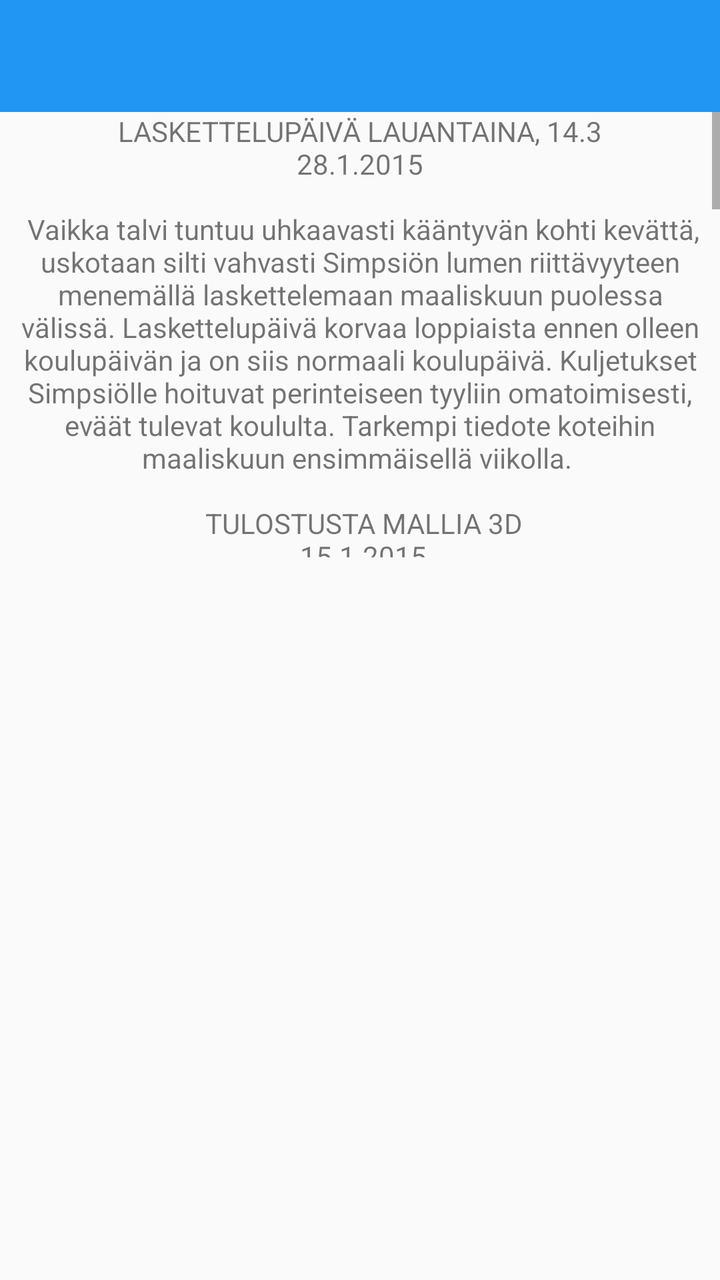
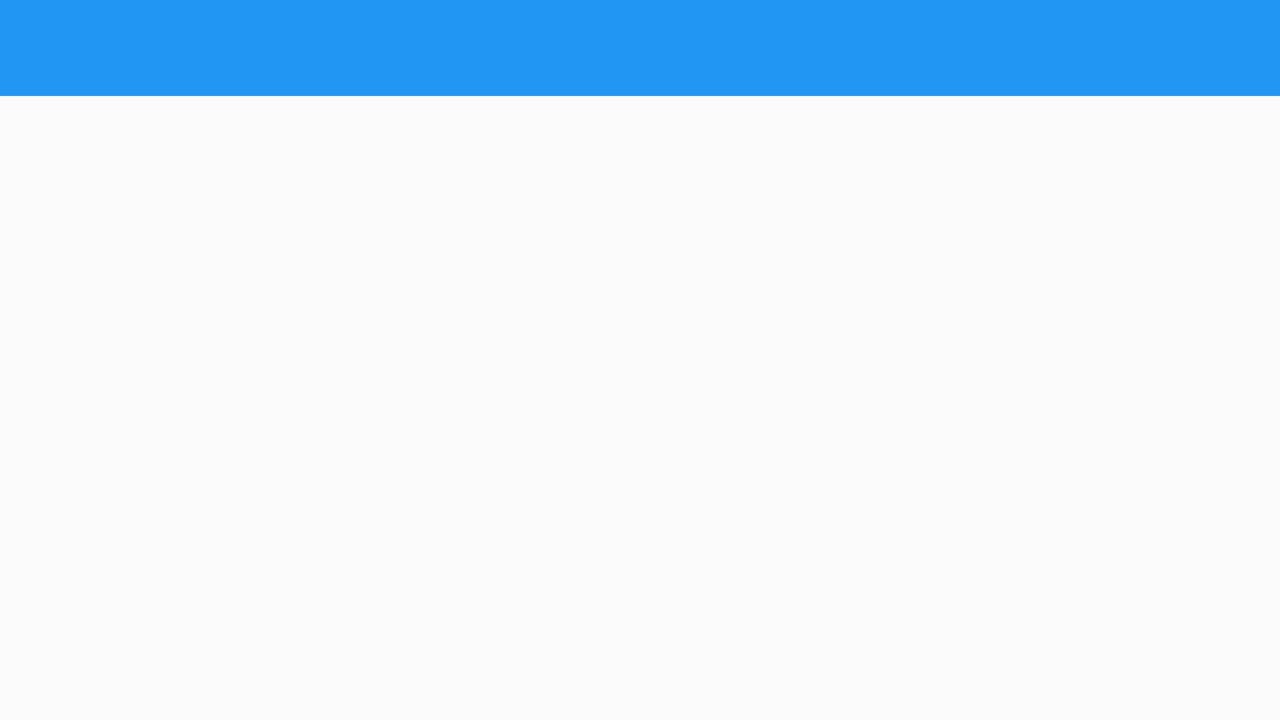

Compare how this app lays out the same screen by default and in its alternative resource folder. The renders come first, then the two layout files and the values they reference.
<!-- AndroidManifest.xml: application theme AppTheme -->
<!-- res/layout/activity_valikko.xml -->
<LinearLayout xmlns:android="http://schemas.android.com/apk/res/android"
    xmlns:tools="http://schemas.android.com/tools"
    android:layout_width="match_parent"
    android:layout_height="match_parent"
    android:orientation="vertical"
    android:weightSum="10"
    tools:context=".Valikko">

    <include
        layout="@layout/custom_toolbar"
        android:id="@+id/customToolbar"/>

    <ScrollView
        android:id="@+id/scrollView"
        android:layout_width="match_parent"
        android:layout_height="match_parent"
        android:layout_weight="6">

        <RelativeLayout
            android:layout_width="match_parent"
            android:layout_height="match_parent">

            <TextView
                android:id="@+id/textView"
                android:layout_width="wrap_content"
                android:layout_height="wrap_content"
                android:layout_alignParentTop="true"
                android:layout_centerHorizontal="true"
                android:gravity="center_horizontal"
                android:text="@string/etusivu_teksti"
                android:textIsSelectable="true" />

            <TextView
                android:id="@+id/textView2"
                android:layout_width="wrap_content"
                android:layout_height="wrap_content"
                android:layout_below="@+id/textView"
                android:layout_centerHorizontal="true"
                android:layout_marginTop="16dp"
                android:gravity="center_horizontal"
                android:text="@string/etusivu_teksti2"
                android:textIsSelectable="true" />

            <Button
                android:id="@+id/bonusLuukku"
                style="@style/Napit"
                android:layout_below="@+id/textView2"
                android:layout_centerHorizontal="true"
                android:gravity="center_horizontal"
                android:text="@string/bonusluukku_nappi" />

            <TextView
                android:id="@+id/textView3"
                android:layout_width="wrap_content"
                android:layout_height="wrap_content"
                android:layout_below="@+id/bonusLuukku"
                android:layout_centerHorizontal="true"
                android:layout_marginTop="16dp"
                android:gravity="center_horizontal"
                android:text="@string/etusivu_teksti3"
                android:textIsSelectable="true" />
        </RelativeLayout>
    </ScrollView>

    <android.support.v7.widget.RecyclerView
        android:layout_weight="4"
        android:id="@+id/kierrätysLista"
        android:layout_width="match_parent"
        android:layout_height="match_parent"
        android:paddingBottom="8dp"
        android:paddingTop="8dp"
        ></android.support.v7.widget.RecyclerView>

    

</LinearLayout>
<!-- res/layout/custom_toolbar.xml (included above) -->
<?xml version="1.0" encoding="utf-8"?>
<android.support.v7.widget.Toolbar xmlns:android="http://schemas.android.com/apk/res/android"
    android:layout_width="match_parent"
    android:layout_height="?attr/actionBarSize"
    android:background="@color/primaryColor">



</android.support.v7.widget.Toolbar>
<!-- resources referenced by this layout -->
<resources>
  <color name="primaryColor">#2196F3</color>
  <string name="bonusluukku_nappi">Bonusluukku</string>
  <string name="etusivu_teksti">
          LASKETTELUPÄIVÄ LAUANTAINA, 14.3\n
          28.1.2015
          \n\n
  
          Vaikka talvi tuntuu uhkaavasti kääntyvän kohti kevättä, uskotaan silti vahvasti Simpsiön lumen riittävyyteen menemällä laskettelemaan maaliskuun puolessa välissä.
          Laskettelupäivä korvaa loppiaista ennen olleen koulupäivän ja on siis normaali koulupäivä.
          Kuljetukset Simpsiölle hoituvat perinteiseen tyyliin omatoimisesti, eväät tulevat koululta. Tarkempi tiedote koteihin maaliskuun ensimmäisellä viikolla.
          \n\n
  
  
          TULOSTUSTA MALLIA 3D\n
          15.1.2015\n\n
  
          Tuskin oli kevätlukukausi päässyt pyörähtämään kunnolla käyntiin, kun 3D -tulostin sylkäisi ensimmäiset tuotoksensa maailmalle. Hienosäätöjen jälkeen päästään kohta toteuttamaan monen oppilaan omaa suunnitelmaa toimivasta pelinappulasta ja tiedä mitä muuta vielä tulostetaankaan.\n\n
  
          Kadonnut hyllynpidike on jo tehty ja hyvin toimii, tulostetut nopat pyörivät odotetusti ja suuria suunnitelmia jatkolle on olemassa. Kiitokset Chrisille jo tässä vaiheessa!
  
          \n\n</string>
  <string name="etusivu_teksti2">HYVÄÄ JOULUA!\n
          20.12.2014\n\n
  
          Työntäyteinen syksy on takana ja on aika hengähtää hetkisen. Kiitokset kaikille eri tavoin koulun toimintaan osallistuneille tahoille yhdessä ja erikseen!\n\n
  
          Joulukalenterin luukut avautuvat jouluaattoon asti ja jo nyt voitaneen sanoa uuden perinteen syntyneen. Ensi vuonna siis jatketaan joulukalenterin luukkujen availua koulun kotisivujen kautta.\n\n
  
          Ylimääräisenä bonuksena julkaistaan yksi bonusluukku jouluaattona. Linkki luukkuun löytyy alla olevasta napista.</string>
  <string name="etusivu_teksti3">JOULUJUHLASSA ENNÄTYSYLEISÖ\n
          19.12.2014\n\n
  
          Torstain joulujuhla aiheutti pienimuotoisen tungoksen koulun parkkipaikalla, kun reilu kaksisataa vierasta tuli seuraamaan oppilaiden esittämiä ohjelmia. Joulukalenterin luukulla 18 alkaneen ja volttinäytökseen päättyneen juhlan jälkeen sekä esiintyjät että yleisö vaikuttivat varsin tyytyväisiltä. Eikä syyttä.\n\n
  
          Välitodistusten jaon jälkeen keskitytään joulun viettoon ja koulutyöhön palataan loppiaisen jälkeen 7.1.2015.
  
          \n\n</string>
  <style name="Napit" parent="Theme.AppCompat">
          <item name="android:layout_width">match_parent</item>
          <item name="android:layout_height">wrap_content</item>
          <item name="android:textAllCaps">true</item>
          <item name="android:layout_marginTop">16dp</item>
      </style>
  <!-- from res/values-v21/ -->
  <style name="AppTheme" parent="AppTheme.Base">
  
          <item name="android:colorPrimary">@color/primaryColor</item>
          <item name="android:colorPrimaryDark">@color/primaryColorDark</item>
          <item name="android:colorAccent">@color/accentColor</item>
          <item name="android:colorControlHighlight">@color/colorHighlight</item>
  
      </style>
  <style name="AppTheme.Base" parent="Theme.AppCompat.Light.NoActionBar">
  
          <item name="colorPrimary">@color/primaryColor</item>
          <item name="colorPrimaryDark">@color/primaryColorDark</item>
          <item name="colorAccent">@color/accentColor</item>
  
      </style>
  <color name="primaryColorDark">#1976D2</color>
  <color name="accentColor">#4CAF50</color>
  <color name="colorHighlight">#B6B6B6</color>
</resources>
<!-- res/layout-land/activity_valikko.xml (the author's variant of the layout above) -->
<!-- drawn on the phone turned sideways -->
<LinearLayout xmlns:android="http://schemas.android.com/apk/res/android"
    xmlns:tools="http://schemas.android.com/tools"
    android:layout_width="match_parent"
    android:layout_height="match_parent"
    android:orientation="horizontal"
    android:weightSum="10"
    tools:context=".Valikko">

    <include
        layout="@layout/custom_toolbar"
        android:id="@+id/customToolbar"/>

    <ScrollView
        android:id="@+id/scrollView"
        android:layout_width="match_parent"
        android:layout_height="match_parent"
        android:layout_weight="5">

        <RelativeLayout
            android:layout_width="match_parent"
            android:layout_height="match_parent">

            <TextView
                android:id="@+id/textView"
                android:layout_width="wrap_content"
                android:layout_height="wrap_content"
                android:layout_alignParentTop="true"
                android:layout_centerHorizontal="true"
                android:gravity="center_horizontal"
                android:text="@string/etusivu_teksti"
                android:textIsSelectable="true" />

            <TextView
                android:id="@+id/textView2"
                android:layout_width="wrap_content"
                android:layout_height="wrap_content"
                android:layout_below="@+id/textView"
                android:layout_centerHorizontal="true"
                android:layout_marginTop="16dp"
                android:gravity="center_horizontal"
                android:text="@string/etusivu_teksti2"
                android:textIsSelectable="true" />

            <Button
                android:id="@+id/bonusLuukku"
                style="@style/Napit"
                android:layout_below="@+id/textView2"
                android:layout_centerHorizontal="true"
                android:gravity="center_horizontal"
                android:text="@string/bonusluukku_nappi" />

            <TextView
                android:id="@+id/textView3"
                android:layout_width="wrap_content"
                android:layout_height="wrap_content"
                android:layout_below="@+id/bonusLuukku"
                android:layout_centerHorizontal="true"
                android:layout_marginTop="16dp"
                android:gravity="center_horizontal"
                android:text="@string/etusivu_teksti3"
                android:textIsSelectable="true" />
        </RelativeLayout>
    </ScrollView>

    <android.support.v7.widget.RecyclerView
        android:layout_weight="5"
        android:id="@+id/kierrätysLista"
        android:layout_width="match_parent"
        android:layout_height="match_parent"
        android:paddingBottom="8dp"
        android:paddingTop="8dp">
    </android.support.v7.widget.RecyclerView>

    

</LinearLayout>
